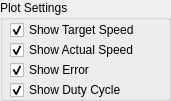
   <widget class="QGroupBox" name="plotSettingsGroup">
    <property name="geometry">
     <rect>
      <x>10</x>
      <y>270</y>
      <width>171</width>
      <height>101</height>
     </rect>
    </property>
    <property name="title">
     <string>Plot Settings</string>
    </property>
    <widget class="QCheckBox" name="targetSpeedToggle">
     <property name="geometry">
      <rect>
       <x>10</x>
       <y>20</y>
       <width>151</width>
       <height>20</height>
      </rect>
     </property>
     <property name="text">
      <string>Show Target Speed</string>
     </property>
     <property name="checked">
      <bool>true</bool>
     </property>
    </widget>
    <widget class="QCheckBox" name="actualSpeedToggle">
     <property name="geometry">
      <rect>
       <x>10</x>
       <y>40</y>
       <width>151</width>
       <height>20</height>
      </rect>
     </property>
     <property name="text">
      <string>Show Actual Speed</string>
     </property>
     <property name="checked">
      <bool>true</bool>
     </property>
     <property name="autoRepeat">
      <bool>false</bool>
     </property>
    </widget>
    <widget class="QCheckBox" name="errorToggle">
     <property name="geometry">
      <rect>
       <x>10</x>
       <y>60</y>
       <width>151</width>
       <height>20</height>
      </rect>
     </property>
     <property name="text">
      <string>Show Error</string>
     </property>
     <property name="checked">
      <bool>true</bool>
     </property>
    </widget>
    <widget class="QCheckBox" name="dutyCycleToggle">
     <property name="geometry">
      <rect>
       <x>10</x>
       <y>80</y>
       <width>151</width>
       <height>20</height>
      </rect>
     </property>
     <property name="text">
      <string>Show Duty Cycle</string>
     </property>
     <property name="checked">
      <bool>true</bool>
     </property>
    </widget>
   </widget>
